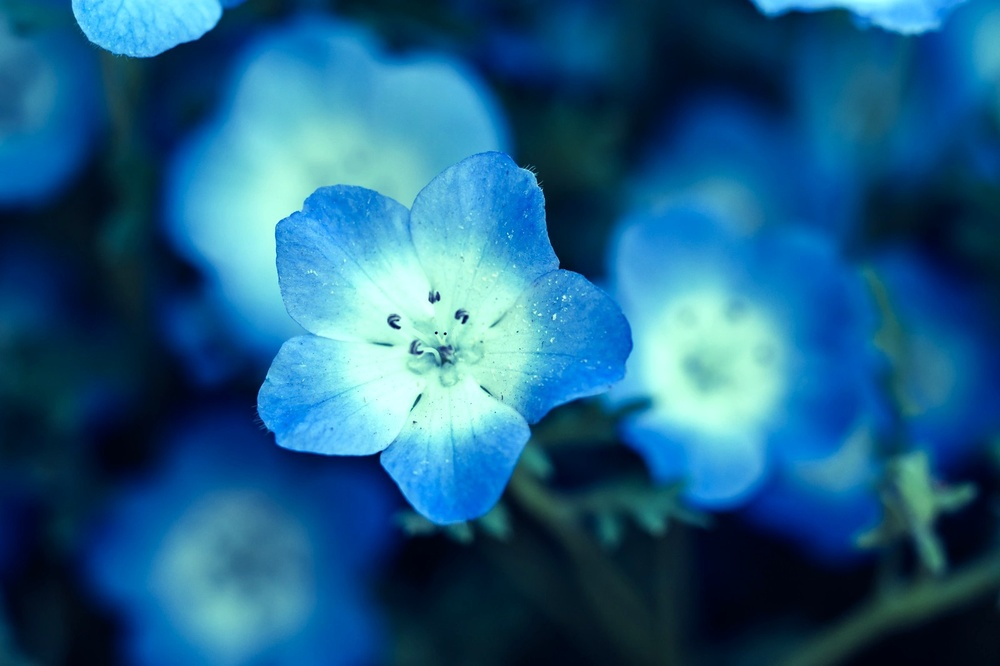
#> input picture data1.jpg, 1000 x 666 px, shrunk from 1600 x 1066 before the run
$ python image_to_csv.py
#> lines starting #> are read from the running program, lines starting #| are printed output that depends on the picture
from PIL import Image
import numpy as np
import pandas as pd
import csv

#任意の画像ファイル名を入力
im1 = Image.open("data1.jpg")
#> im1 is the input picture: PIL image 1000x666 RGB; mean R, G, B 31.2, 94.6, 132.3
im2 = Image.open("data2.jpg")
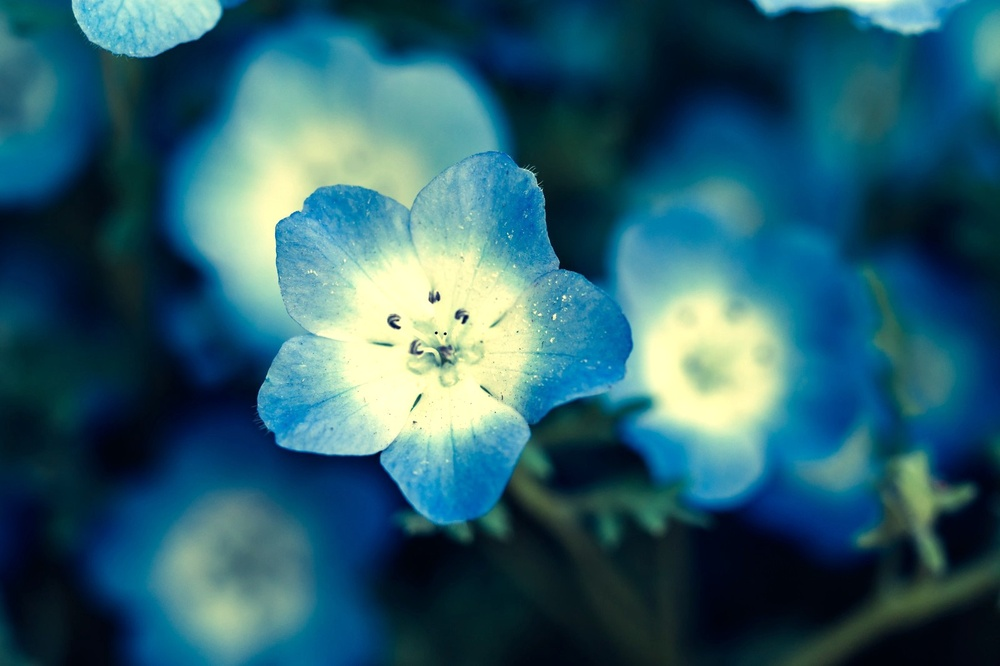
#> input picture data2.jpg, 1000 x 666 px, shrunk from 1600 x 1066 before the run
#> im2 is the input picture: PIL image 1000x666 RGB; mean R, G, B 44.5, 94.6, 108.2

rgb_im1 = im1.convert('RGB')
rgb_im2 = im2.convert('RGB')

size = rgb_im1.size #(1600, 1066)
#> size = (1000, 666)
#size_im2 = rgb_im2.size
print(size)
#| (1000, 666)

#im1,im2それぞれのpixelデータをcsvファイルに出力
np1 = np.zeros((size[0],size[1]*3))
np2 = np.zeros((size[0],size[1]*3))

for x in range(size[0]):
    for y in range(size[1]):
        r1,g1,b1 = rgb_im1.getpixel((x,y))
        r2,g2,b2 = rgb_im2.getpixel((x,y))
        np1[x][3*y] = r1
        np1[x][3*y+1] = g1
        np1[x][3*y+2] = b1
        np2[x][3*y] = r2
        np2[x][3*y+1] = g2
        np2[x][3*y+2] = b2
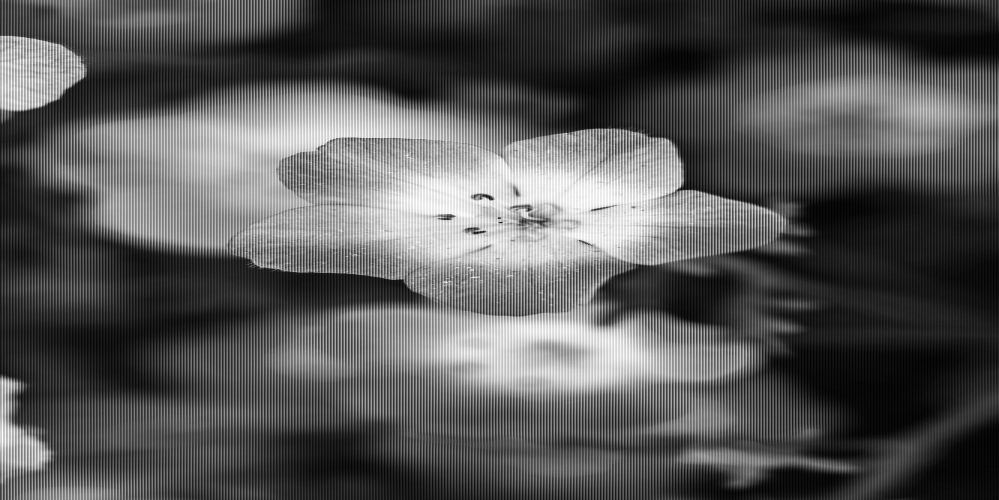
#> np1: shape (1000, 1998) float64 (shown at 1/2 size); min 0, max 255, mean 86

df1 = pd.DataFrame(np1)
#> df1 = table of 1000 rows and 1998 columns
df2 = pd.DataFrame(np2)
#> df2 = table of 1000 rows and 1998 columns

df1.to_csv('data1.csv')
df2.to_csv('data2.csv')
